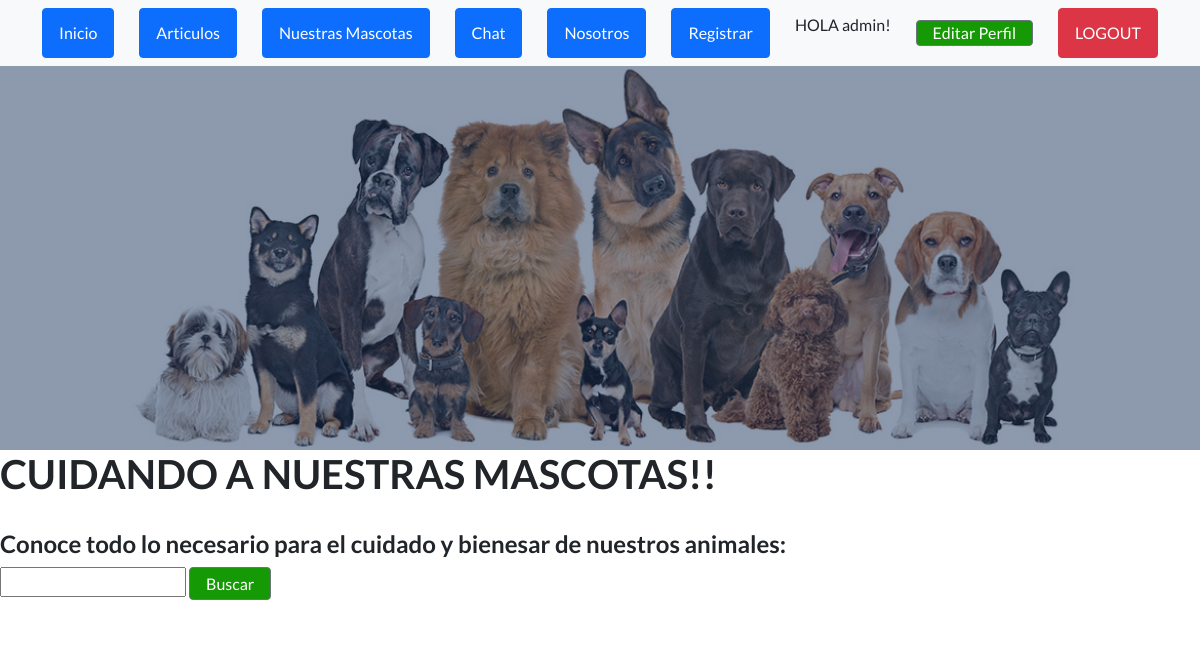
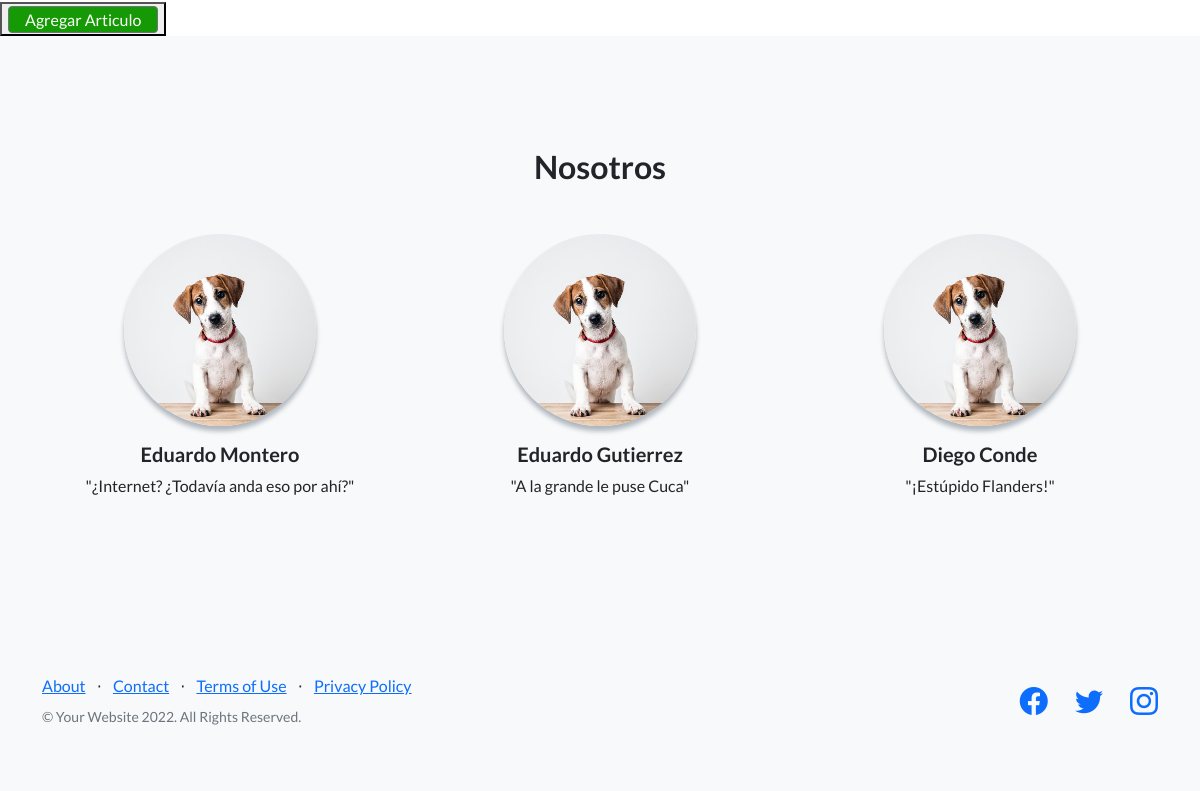
/articulos/ (signed in), run on an earlier commit of the app's database (2 pictures, top to bottom).
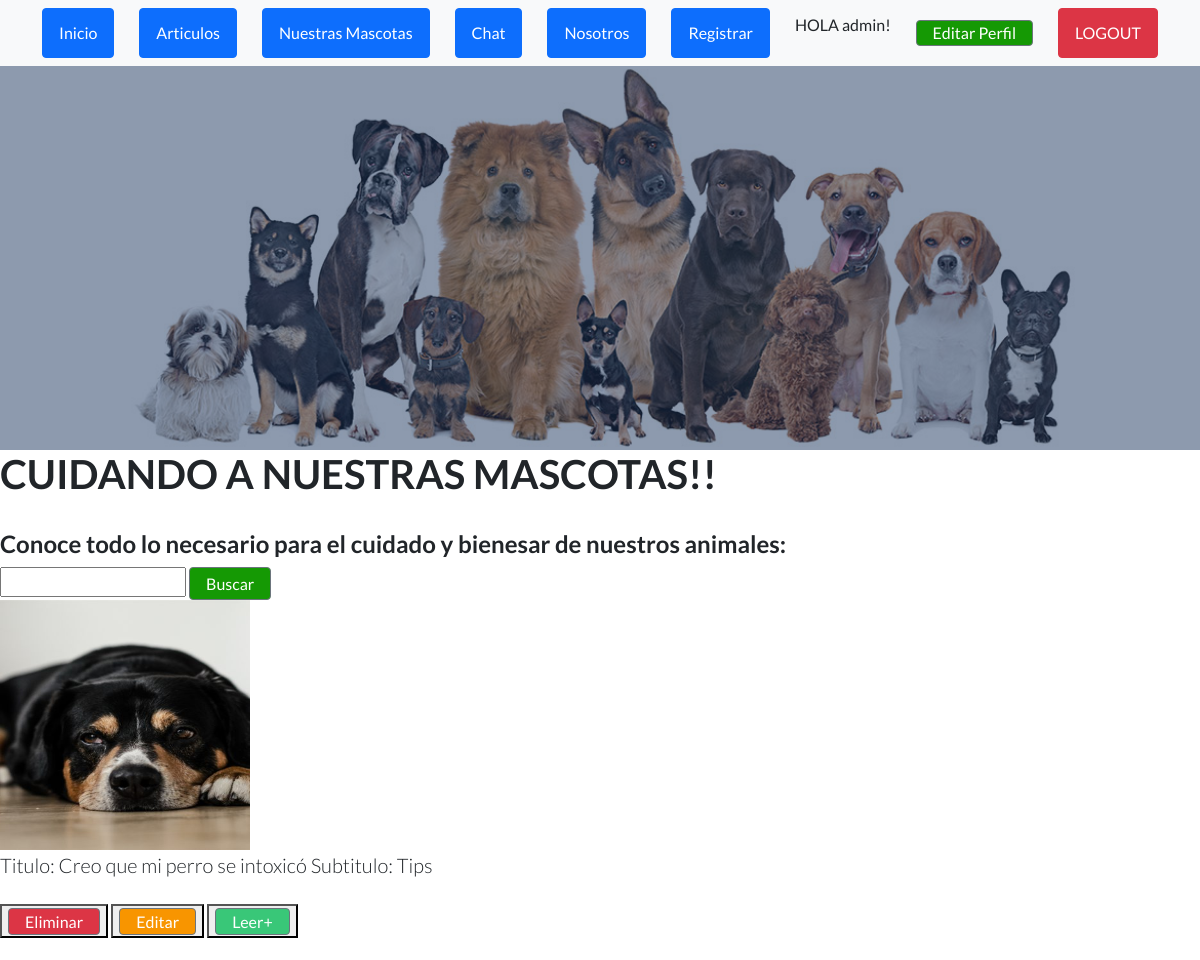
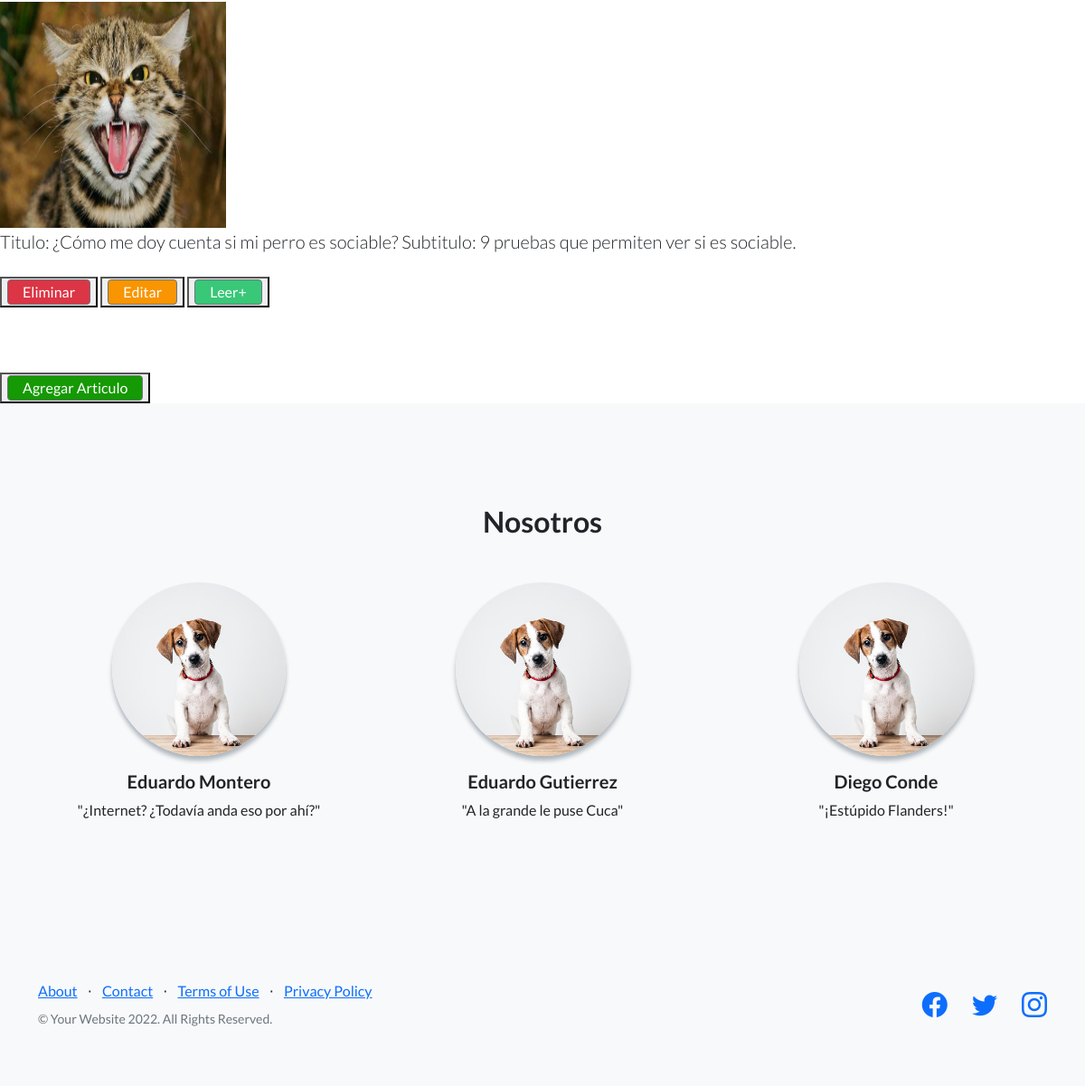
And on a later commit of the database (2 pictures, top to bottom).
### App/models.py (models this page shows)
class Articulo (models.Model):  #Clase para importar articulos de Veterinaria
    titulo = models.CharField(max_length=50)
    subtitulo = models.CharField(max_length=50)
    cuerpo = RichTextField(blank=True, null=True)
    autor = models.CharField(max_length=40)
    fecha = models.DateTimeField()
    editado = models.CharField(max_length=10)
    imagen = models.ImageField(upload_to = "articulos", null=True, blank=True)
    def __str__(self) -> str:
        return 'Titulo: '+ self.titulo + ' Subtitulo: ' + str(self.subtitulo)

### App/views.py (the view)
# urls.py: path('articulos/', articulos, name='articulos'),
@login_required
def articulos(request):
    articulos= Articulo.objects.all().order_by('id').reverse()
    contexto={"articulos":articulos}
    return render(request, "App/articulos.html",contexto)

### App/templates/App/articulos.html (shortened to what this page needs)
{% extends "App/padre.html" %}
{% load static %}
{% block cambia %}
<h1>CUIDANDO A NUESTRAS MASCOTAS!!</h1>
<br>
<h4>Conoce todo lo necesario para el cuidado y bienesar de nuestros animales:</h4>
        <form action = "{% url 'buscararticulo' %}" method="GET">
            <input type="text" name = 'titulo'  id = 'titulo' >
            <input class="btn btn-crud-buscar" type = 'submit', value='Buscar'>
        </form>
    {% for articulo in articulos %}
    <img src="/{{ articulo.imagen }}" width="250"
    height="250">
    <br>
    <p class="lead mb-0">{{ articulo }}</p>
    <br>
    {% if request.user.is_superuser %}
    <button>
        <a class="btn btn-crud-eliminar" href="{% url 'eliminararticulo' articulo.id %}"> Eliminar</a>
    </button>
    <button>
        <a class="btn btn-crud-editar" href="{% url 'editararticulo' articulo.id %}"> Editar</a>
    </button>
    {% endif %}
    <button>
        <a class="btn btn-crud-leer" href="{% url 'leerarticulo' articulo.id %}"> Leer+</a>
    </button>
    <br>
    <br>
{% endfor %}
<br><br>
<button>
    <a class="btn btn-crud-agregar" href='/articuloFormulario/'> Agregar Articulo</a>
</button>
{% endblock %}

### App/templates/App/padre.html (shortened to what this page needs)
<!DOCTYPE html>
<html lang="en">
    <head>
        {% load static %}
        <link href="https://cdn.jsdelivr.net/npm/bootstrap-icons@1.5.0/font/bootstrap-icons.css" rel="stylesheet" type="text/css" />
        <link href="{% static 'App/css/styles.css'%}" rel="stylesheet" />
    </head>
    <body>
        <nav class="navbar navbar-light bg-light static-top">
            <div class="container">
                <a class="btn btn-primary" href="{% url 'Inicio' %}">Inicio</a>
                <a class="btn btn-primary" href="{% url 'articulos' %}">Articulos</a>
                <a class="btn btn-primary" href="{% url 'nuestrasmascotas' %}">Nuestras Mascotas</a>
                <a class="btn btn-primary" href="{% url 'Inicio' %}">Chat</a>
                <a class="btn btn-primary" href="{% url 'Nosotros' %}">Nosotros</a>
                <a class="btn btn-primary" href="{% url 'register' %}">Registrar</a>
                {% if not request.user.is_authenticated %}
                <a class="btn btn-danger" href="{% url 'login' %}">LOGIN</a>
                {% else %}
                <p> HOLA {{ request.user.username }}!</p>
                <a class="btn btn-crud-editar_perfil" href="{% url 'editarperfil' %}">Editar Perfil</a>
                <a class="btn btn-danger" href="{% url 'logout' %}">LOGOUT</a>
                {% endif %}
            </div>
        </nav>
        <header class="masthead">
        </header>
        {% block cambia %}
        {% endblock %}
        <section class="testimonials text-center bg-light">
            <div class="container">
                <h2 class="mb-5">Nosotros</h2>
                <div class="row">
                    <div class="col-lg-4">
                        <div class="testimonial-item mx-auto mb-5 mb-lg-0">
                            <img class="img-fluid rounded-circle mb-3" src="/mascotas/perro_uRommvI.jpg" alt="..." />
                            <h5>Eduardo Montero</h5>
                            <p class="font-weight-light mb-0">"¿Internet? ¿Todavía anda eso por ahí?"</p>
                        </div>
                    </div>
                    <div class="col-lg-4">
                        <div class="testimonial-item mx-auto mb-5 mb-lg-0">
                            <img class="img-fluid rounded-circle mb-3" src="/mascotas/perro_uRommvI.jpg" alt="..." />
                            <h5>Eduardo Gutierrez</h5>
                            <p class="font-weight-light mb-0">"A la grande le puse Cuca"</p>
                        </div>
                    </div>
                    <div class="col-lg-4">
                        <div class="testimonial-item mx-auto mb-5 mb-lg-0">
                            <img class="img-fluid rounded-circle mb-3" src="/mascotas/perro_uRommvI.jpg" alt="..." />
                            <h5>Diego Conde</h5>
                            <p class="font-weight-light mb-0">"¡Estúpido Flanders!"</p>
                        </div>
                    </div>
                </div>
            </div>
        </section>
        <footer class="footer bg-light">
            <div class="container">
                <div class="row">
                    <div class="col-lg-6 h-100 text-center text-lg-start my-auto">
                        <ul class="list-inline mb-2">
                            <li class="list-inline-item"><a href="#!">About</a></li>
                            <li class="list-inline-item">⋅</li>
                            <li class="list-inline-item"><a href="#!">Contact</a></li>
                            <li class="list-inline-item">⋅</li>
                            <li class="list-inline-item"><a href="#!">Terms of Use</a></li>
                            <li class="list-inline-item">⋅</li>
                            <li class="list-inline-item"><a href="#!">Privacy Policy</a></li>
                        </ul>
                        <p class="text-muted small mb-4 mb-lg-0">&copy; Your Website 2022. All Rights Reserved.</p>
                    </div>
                    <div class="col-lg-6 h-100 text-center text-lg-end my-auto">
                        <ul class="list-inline mb-0">
                            <li class="list-inline-item me-4">
                                <a href="#!"><i class="bi-facebook fs-3"></i></a>
                            </li>
                            <li class="list-inline-item me-4">
                                <a href="#!"><i class="bi-twitter fs-3"></i></a>
                            </li>
                            <li class="list-inline-item">
                                <a href="#!"><i class="bi-instagram fs-3"></i></a>
                            </li>
                        </ul>
                    </div>
                </div>
            </div>
        </footer>
    </body>
</html>

What changed in the data, as far as the page shows it:
added Articulo: imagen (picture), titulo+subtitulo "Titulo: Creo que mi perro se intoxicó Subtitulo: Tips"
added Articulo: imagen (picture), titulo+subtitulo "Titulo: ¿Cómo me doy cuenta si mi perro es sociable? Subtitulo: 9 pruebas que permiten ver si es sociable."
